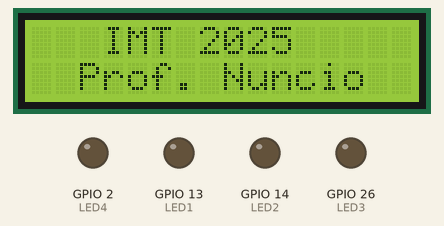
This sketch was run on a simulated ESP32. Shown: 16×2 character LCD, output pins drawn as LEDs (lit = HIGH). What the sketch prints to the serial monitor is not drawn.

Above: at 0.1 s.
At 8.2 s:
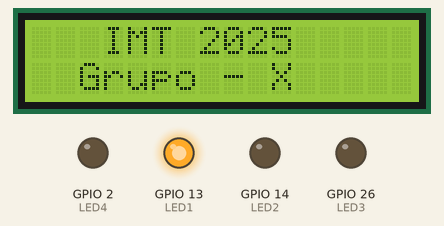
At 14.2 s:
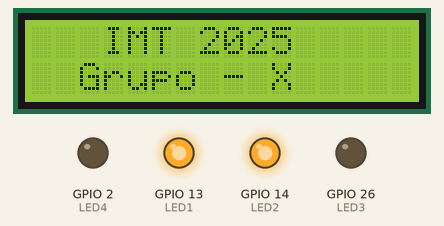
At 21.2 s:
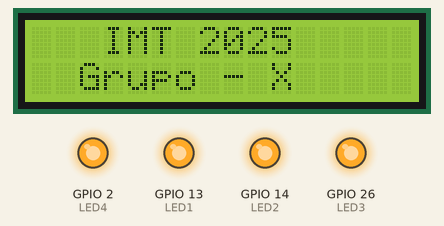
At 30.2 s:
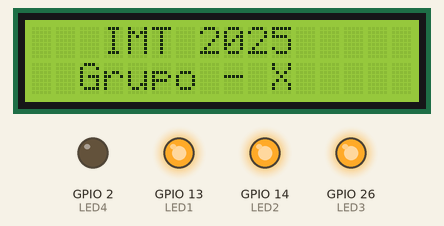
At 37.2 s:
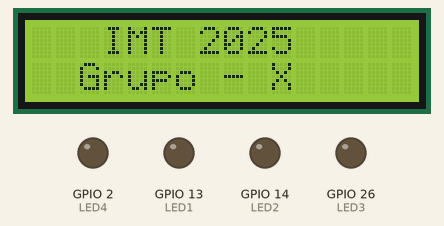
Timing chart, 0 to 40.0 s (numbered marks = the images above):
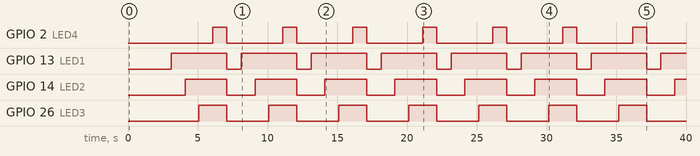

The sketch:

Lab_2.ino
```cpp
//******************************************************************************************************************//
//                                                                                                                  //
//      Instituto Mauá de Tecnologia                                                                                //
//      Engenharia de Computação - 2025                                                                             //
//                                                                                                                  //
//      Coordenação:                                                                                                //
//      Prof. Dr. Ângelo Sebastião Zanini                                                                           //
//                                                                                                                  //
//      Professores:                                                                                                //
//      Prof. MSc Nuncio Perrella                                                                                   //
//      Prof. MSc Everson Denis                                                                                     //
//                                                                                                                  //
//      Corpo Técnico:                                                                                              //
//      Eng. Gabriel Godoy                                                                                          //
//      Enga. Ana Helena                                                                                            //
//      Eng. Matheus Coelho                                                                                         //
//                                                                                                                  //
//******************************************************************************************************************//

#include <Wire.h>
#include <LiquidCrystal_I2C.h>


#define I2C_SDA 21
#define I2C_SCL 22


LiquidCrystal_I2C lcd(0x27, 16, 2); // Endereço I2C do LCD: 0x27, 16 colunas, 2 linhas


int LED1 = 13;            // Led Verde
int LED2 = 14;            // Led Amarelo
int LED3 = 26;            // Led Vermelho
int LED4 = 2;             // Led Azul placa


void setup() {

  Serial.begin(115200);
  Serial.println("IMT - Engenharia da Computação - 2025");

  pinMode(LED1, OUTPUT);
  pinMode(LED2, OUTPUT);
  pinMode(LED3, OUTPUT);
  pinMode(LED4, OUTPUT);

  digitalWrite(LED1, LOW);
  digitalWrite(LED2, LOW);
  digitalWrite(LED3, LOW);
  digitalWrite(LED4, LOW);

  Wire.begin(I2C_SDA, I2C_SCL);   // Inicializa a comunicação I2C com os pinos definidos
  lcd.begin(16, 2);               // Inicializa o LCD com 16 colunas e 2 linhas
  lcd.backlight();                // Liga a luz de fundo
  lcd.setCursor(3, 0);            // Posiciona curso na linha 0, terceira coluna
  lcd.print("IMT 2025");
  lcd.setCursor(2, 1);
  lcd.print("Prof. Nuncio");
  delay(3000);
  lcd.clear();

}

void loop() {

    digitalWrite(LED1, HIGH);     // Acende Led Verde
    delay(1000);
    digitalWrite(LED2, HIGH);     // Acende Led Amarelo
    delay(1000);
    digitalWrite(LED3, HIGH);     // Acende Led Vermelho
    delay(1000);
    digitalWrite(LED4, HIGH);     // Acende Led Azul
    delay(1000);
    digitalWrite(LED1, LOW);      // Apaga Led Verde
    digitalWrite(LED2, LOW);
    digitalWrite(LED3, LOW);
    digitalWrite(LED4, LOW);
    delay(1000);
    Serial.println("Grupo - X ");

    lcd.setCursor(3, 0);            // Posiciona curso na linha 0, terceira coluna
    lcd.print("IMT 2025");
    lcd.setCursor(2, 1);
    lcd.print("Grupo - X");

}
```

Measured:
- by itself, GPIO 2 (LED4): alternates HIGH for 1.0 s and LOW for 4.0 s
- by itself, GPIO 13 (LED1): alternates HIGH for 4.0 s and LOW for 1.0 s
- by itself, GPIO 14 (LED2): alternates HIGH for 3.0 s and LOW for 2.0 s
- by itself, GPIO 26 (LED3): alternates HIGH for 2.0 s and LOW for 3.0 s
